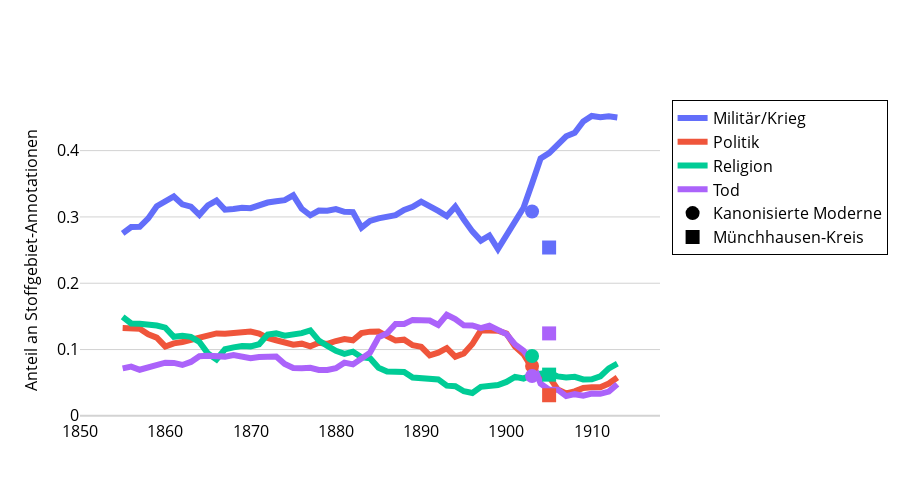

Here is the notebook cell this chart was saved with:
### Code cell
meta_plot = ts[[
    'krieg_share_smoothed', 
    'politik_share_smoothed', 
    'religion_share_smoothed',
    'tod_share_smoothed'
]]
meta_plot.columns = [
    'Militär/Krieg', 
    'Politik', 
    'Religion',
    'Tod'
]
save_ts_data(meta_plot, prefix="06_04_Haeufigste_Stoffgebiete_")

fig = create_ts_plot(
    data = meta_plot, 
    columns = meta_plot.columns, 
    y_axis_title = 'Anteil an Stoffgebiet-Annotationen',
    add_corporas = sub_df, add_corpora_names = sub_names,
    add_corpora_categories = ['Militär/Krieg_share_stoffgebiete', 'Politik_share_stoffgebiete', 'Religion_share_stoffgebiete', 'Tod_share_stoffgebiete']
)
fig = update_fig_for_publication(fig)
fig.write_image(f"plots/6.4.2 Häufigste Stoffgebiete im Zeitverlauf.pdf")
fig.show()
